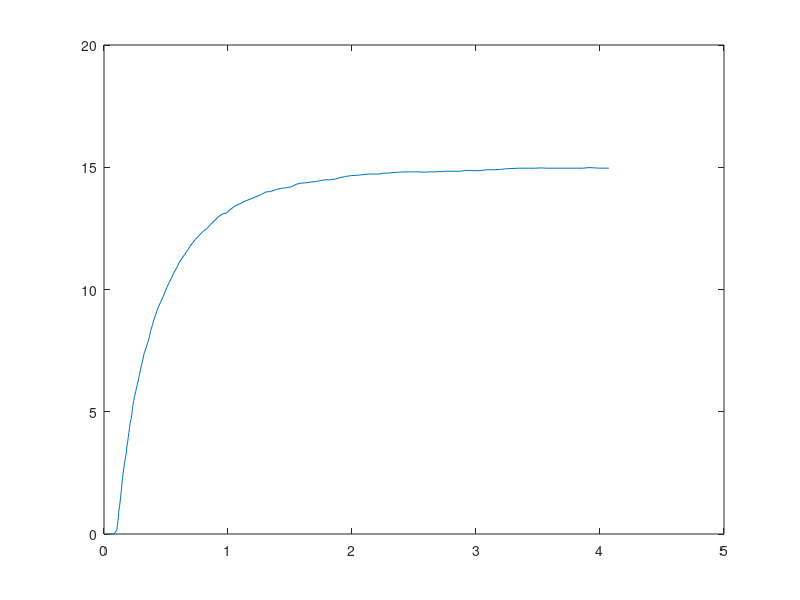

The MATLAB script that drew this image:
%% experimental responce of the system from Bortoluzzi et al. 2011c (Fig.8)
%sampled data
A=[0.000020466626554093456, 6.910665367794336e-11;
0.00004735740763435025, 1.520346380968964e-10;
0.00007872998556131651, 2.4878395325008285e-10;
0.0001034240964765742, 1.4835125345648238e-7;
0.00010796486433442456, 3.4573367769946626e-7;
0.00011250563219227481, 5.431161019424468e-7;
0.00011703902867373265, 7.15827450821402e-7;
0.00011934626948462092, 9.378740397630491e-7;
0.00012613530714221865, 0.000001159934450035427;
0.00013067607500006912, 0.000001357316874278411;
0.00013521684285791938, 0.0000015546992985213914;
0.00013976866778035864, 0.0000017890883358104234;
0.00014432049270279813, 0.0000020234773730994486;
0.00014887600331343355, 0.0000022702019480704966;
0.00015341677117128413, 0.0000024675843723134805;
0.00016020949451707803, 0.0000027019803202678745;
0.0001670059035510684, 0.000002948711805904288;
0.00017378388414407723, 0.000003133765603130621;
0.00018057292180167486, 0.0000033558260134030025;
0.0001851284324123105, 0.000003602550588374047;
0.0001919100986935156, 0.0000037999399232824;
0.0001964471808631697, 0.000003984986809843364;
0.0002009805773446273, 0.000004157698158722316;
0.00020551028813788888, 0.000004318073969919254;
0.00021005105599573924, 0.0000045154563941622375;
0.00021907362070029918, 0.000004712852639735956;
0.0002236070171817568, 0.0000048855639886149074;
0.00022814041366321462, 0.000005058275337493859;
0.00023267749583286861, 0.000005243322224054827;
0.0002394628478022702, 0.000005453047096645194;
0.00024623714270708265, 0.0000056257653561895114;
0.0002552597074116425, 0.000005823161601763231;
0.0002665379132923422, 0.000006069906908730379;
0.00027556047799690204, 0.0000062673031543041;
0.0002845904140778545, 0.000006489370475241849;
0.0002913647089826672, 0.000006662088734786168;
0.0003026429148633669, 0.0000069088340417533155;
0.0003139174350558705, 0.000007143243811038449;
0.0003229510568250191, 0.000007377646669658213;
0.0003387036881760357, 0.000007599734722592068;
0.0003522154211036977, 0.000007821815864860554;
0.00036572715403135954, 0.00000804389700712904;
0.00037476446148870465, 0.000008290635403430821;
0.00039052446421611385, 0.000008537394531728704;
0.00040179529872042127, 0.000008759468763331823;
0.0004175479300714378, 0.000008981556816265676;
0.00042880402182295986, 0.000009154288897140731;
0.00044005274219808914, 0.00000930234990265176;
0.0004580389005960677, 0.000009499773790886947;
0.00047602505899404645, 0.000009697197679122141;
0.0004917703189686707, 0.000009894614656691964;
0.0005075155789432947, 0.000010092031634261786;
0.0005255017373412735, 0.000010289455522496976;
0.0005479770639623542, 0.000010511564307426934;
0.000563718638248782, 0.000010696645747314743;
0.000586182907805274, 0.000010881747919198655;
0.000606417336003, 0.000011103849793463245;
0.0006288779198712957, 0.00001127661642766514;
0.0006490902339398439, 0.000011424705075837637;
0.0006737917162314943, 0.000011597478620704903;
0.0006940114016764353, 0.000011770238344241433;
0.0007164646141683382, 0.000011918333903079299;
0.0007389178266602412, 0.000012066429461917162;
0.0007636045661991063, 0.000012189860856056366;
0.0007950287437608208, 0.000012362655132919733;
0.0008286790769931051, 0.000012486114169720409;
0.0008578586704432683, 0.000012646565998236395;
0.0008892791623167866, 0.00001280702473741775;
0.0009206996541903048, 0.000012967483476599101;
0.0009543499874225888, 0.000013090942513399776;
0.000987974520837499, 0.000013128052786426343;
0.0010193913270228208, 0.000013276175987925682;
0.0010552862443666557, 0.000013411977473073742;
0.0010978927999159664, 0.000013510793077171857;
0.0011405030411534727, 0.000013621944218951989;
0.0011853468094379414, 0.00001370843119603346;
0.0012257087808757007, 0.000013794904351784192;
0.001270556234848366, 0.000013893726866547676;
0.0013064400951276118, 0.000013992521738649688;
0.001342298155589484, 0.000014004967846977594;
0.0013893828222973072, 0.000014091461734724431;
0.0014342155335171874, 0.000014140942098759856;
0.0014723181780906106, 0.000014165730655435142;
0.0015126654067755848, 0.000014202861660457814;
0.0015485492670548307, 0.000014301656532559828;
0.001591141079851356, 0.000014351129985929882;
0.0016292400387365826, 0.000014363583004923154;
0.0016740690642682658, 0.000014400727831276562;
0.0017144089215768475, 0.000014413187760935203;
0.0017502780391033083, 0.000014462640482309153;
0.001790621582100086, 0.000014487435949649808;
0.0018264759568737618, 0.0000144875465202957;
0.0018623377030238304, 0.000014512328166305618;
0.0019026923030851972, 0.00001457413024669232;
0.001947525014305077, 0.000014623610610727743;
0.0019968358366834696, 0.000014660769258411887;
0.00204613928768547, 0.000014673256830732001;
0.002086482830682248, 0.000014698052298072657;
0.002131308170525735, 0.00001472286158674405;
0.00217612613899283, 0.000014722999800051411;
0.002216462310613215, 0.000014723124192028036;
0.0022568095392981892, 0.000014760255197050707;
0.002292663914071865, 0.000014760365767696598;
0.002333007457068643, 0.000014785161235037252;
0.002373347314377224, 0.000014797621164695893;
0.002418168968532515, 0.00001481009491568527;
0.002454023343306191, 0.00001481020548633116;
0.0024898777180798665, 0.000014810316056977048;
0.0025391774833936706, 0.000014810468091615147;
0.002583991766172569, 0.000014798270767240493;
0.002619849826634441, 0.000014810716875568397;
0.0026646677951015357, 0.000014810855088875758;
0.0027117303476801814, 0.000014823335750530503;
0.0027610337986821815, 0.000014835823322850616;
0.00281257446241934, 0.000014835982268154082;
0.002875319618273273, 0.000014836175766784388;
0.0029246304406516663, 0.000014873334414468533;
0.0029761674187006284, 0.000014861157822089983;
0.0030321898792844965, 0.000014861330588724185;
0.003085982498509597, 0.000014898503057739066;
0.0031397640606701097, 0.000014898668913707899;
0.0031957902069421743, 0.000014911177218024116;
0.0032406155467856637, 0.000014935986506695507;
0.0032899189977876647, 0.00001494847407901562;
0.00333698155036631, 0.000014960954740670366;
0.0033862813156801136, 0.000014961106775308465;
0.003431099284147209, 0.000014961244988615824;
0.003480399049461013, 0.000014961397023253923;
0.003525220703616304, 0.0000149738707742433;
0.003570034986395204, 0.000014961673449868646;
0.0036282983454024257, 0.000014961853127168215;
0.0036775981107162294, 0.000014962005161806314;
0.003722416079183324, 0.000014962143375113675;
0.0037717158444971286, 0.000014962295409751772;
0.0038187747113875743, 0.000014962440533724503;
0.0038658335782780252, 0.000014962585657697231;
0.003910658918121513, 0.000014987394946368624;
0.003953232302477057, 0.000014975190711328602;
0.003998046585255957, 0.000014962993386953947;
0.004036141858452986, 0.000014963110868265205;
0.0040719962332266615, 0.000014963221438911094];
displacement_experimental = A(:,2)*1e6;     %displacement (output) in [micron]
time_experimental = A(:,1)*1e3;             %time in [ms]
clear A
 plot(time_experimental,displacement_experimental)
% xlabel('time [ms]')
% ylabel('displacement [micrometers]')